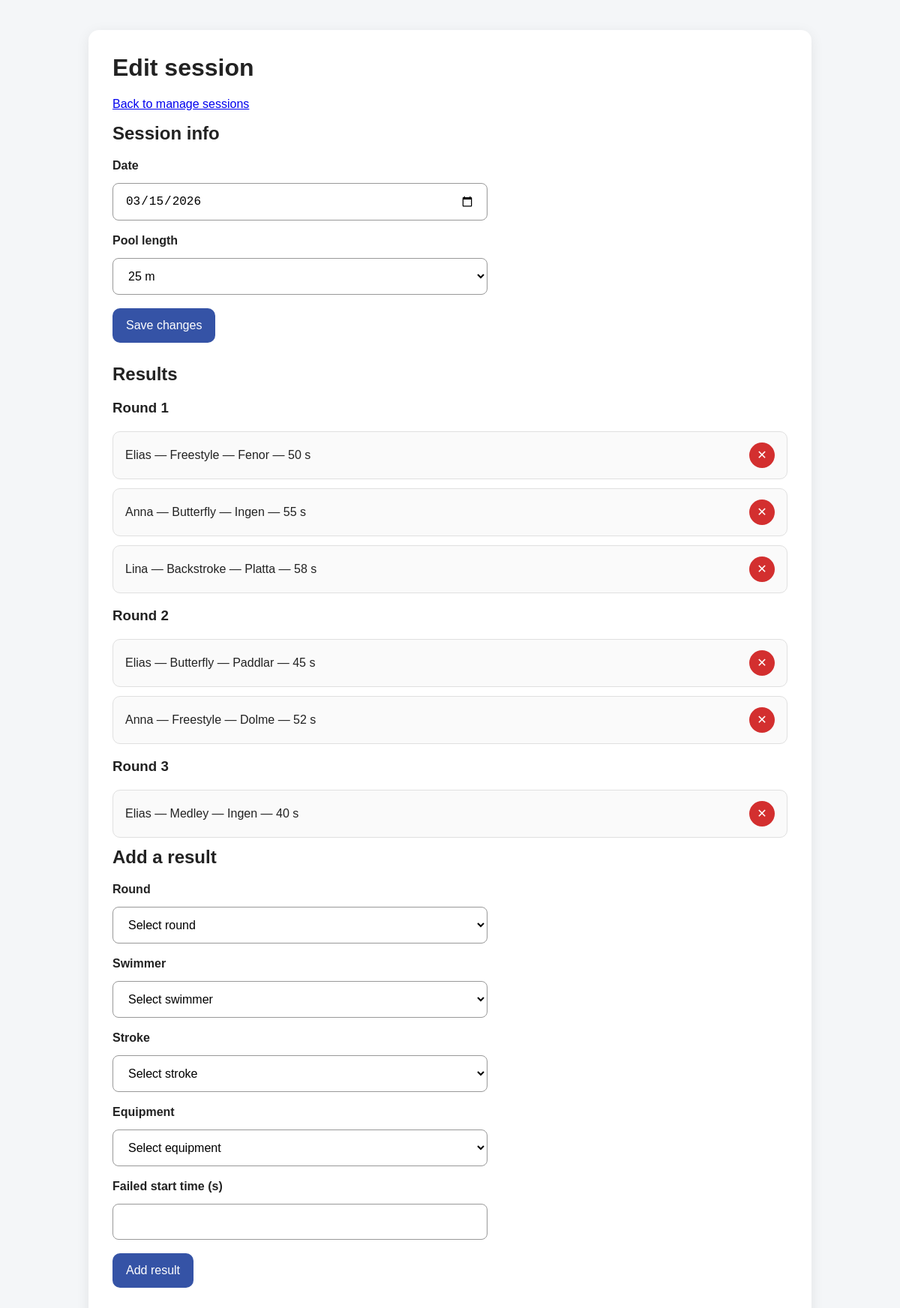
Page /manage-sessions/edit/1 (signed in) on the committed database.
### models.py (models this page shows, shortened)
class KlockanSession(db.Model):
    id = db.Column(db.Integer, primary_key=True)
    date = db.Column(db.String(20), nullable=False)
    pool_length = db.Column(db.String(20), nullable=False)
    max_rounds = db.Column(db.Integer, nullable=False)
    results = db.relationship("KlockanResult", backref="session", lazy=True, cascade="all, delete-orphan")

class KlockanResult(db.Model):
    id = db.Column(db.Integer, primary_key=True)
    session_id = db.Column(db.Integer, db.ForeignKey("klockan_session.id"), nullable=False)
    round_number = db.Column(db.Integer, nullable=False)
    swimmer_id = db.Column(db.Integer, db.ForeignKey("swimmer.id"), nullable=False)
    stroke = db.Column(db.String(50), nullable=False)
    equipment = db.Column(db.String(50), nullable=False)
    failed_start_time = db.Column(db.Integer, nullable=False)
    __table_args__ = (
        db.UniqueConstraint("session_id", "round_number", "swimmer_id", name="unique_swimmer_per_round"),
    )

class Swimmer(db.Model):
    id = db.Column(db.Integer, primary_key=True)
    name = db.Column(db.String(100), unique=True, nullable=False)
    is_active = db.Column(db.Boolean, nullable=False, default=True)
    results = db.relationship("KlockanResult", backref="swimmer", lazy=True)

### app.py (the view)
@app.route("/manage-sessions/edit/<int:session_id>")
@login_required
def edit_session(session_id):
    klockan_session = KlockanSession.query.get(session_id)
    if not klockan_session:
        return redirect(url_for("manage_sessions"))
    swimmers = Swimmer.query.order_by(Swimmer.name).all()
    message = session.pop("edit_session_message", "")
    error = session.pop("edit_session_error", "")
    results_by_round = {}
    for i in range(1, klockan_session.max_rounds + 1):
        results_by_round[i] = []
    for result in klockan_session.results:
        results_by_round[result.round_number].append(result)
    return render_template(
        "edit_session.html",
        klockan_session=klockan_session,
        results_by_round=results_by_round,
        swimmers=swimmers,
        strokes=STROKES,
        equipment_options=EQUIPMENT_OPTIONS,
        pool_lengths=POOL_LENGTHS,
        message=message,
        error=error
    )

### app.py (called while the page is built)
@login_manager.user_loader
def load_user(user_id):
    return User.query.get(int(user_id))

### templates/edit_session.html (shortened to what this page needs)
<!DOCTYPE html>
<html lang="en">
<head>
    <link rel="stylesheet" href="{{ url_for('static', filename='style.css') }}">
</head>
<body>
    <div class="container">
        <h1>Edit session</h1>
        <p><a href="{{ url_for('manage_sessions') }}">Back to manage sessions</a></p>
        <h2>Session info</h2>
        <form method="POST" action="{{ url_for('save_session_info', session_id=klockan_session.id) }}" class="simple-form">
            <div class="form-group">
                <label for="date">Date</label>
                <input type="date" id="date" name="date" value="{{ klockan_session.date }}" required>
            </div>
            <div class="form-group">
                <label for="pool_length">Pool length</label>
                <select id="pool_length" name="pool_length" required>
                    {% for length in pool_lengths %}
                        <option value="{{ length }}" {% if length == klockan_session.pool_length %}selected{% endif %}>
                            {{ length }}
                        </option>
                    {% endfor %}
                </select>
            </div>
            <div>
                <button type="submit">Save changes</button>
            </div>
        </form>
        <h2>Results</h2>
        {% for round_number, results in results_by_round.items() %}
            <h3>Round {{ round_number }}</h3>
            {% if results %}
                <ul class="name-list">
                    {% for result in results %}
                        <li class="name-list-item">
                            <span>
                                {{ result.swimmer.name }} —
                                {{ result.stroke }} —
                                {{ result.equipment }} —
                                {{ result.failed_start_time }} s
                            </span>
                            <form method="POST" action="{{ url_for('delete_session_result', session_id=klockan_session.id) }}" class="remove-form">
                                <button type="submit" class="remove-button">✕</button>
                            </form>
                        </li>
                    {% endfor %}
                </ul>
            {% else %}
                <p class="empty-round">No results for this round.</p>
            {% endif %}
        {% endfor %}
        <h2>Add a result</h2>
        <form method="POST" action="{{ url_for('add_session_result', session_id=klockan_session.id) }}" class="simple-form">
            <div class="form-group">
                <label for="round_number">Round</label>
                <select id="round_number" name="round_number" required>
                    <option value="">Select round</option>
                </select>
            </div>
            <div class="form-group">
                <label for="swimmer_id">Swimmer</label>
                <select id="swimmer_id" name="swimmer_id" required>
                    <option value="">Select swimmer</option>
                </select>
            </div>
            <div class="form-group">
                <label for="stroke">Stroke</label>
                <select id="stroke" name="stroke" required>
                    <option value="">Select stroke</option>
                </select>
            </div>
            <div class="form-group">
                <label for="equipment">Equipment</label>
                <select id="equipment" name="equipment" required>
                    <option value="">Select equipment</option>
                </select>
            </div>
            <div class="form-group">
                <label for="failed_start_time">Failed start time (s)</label>
                <input type="number" id="failed_start_time" name="failed_start_time" min="1" required>
            </div>
            <div>
                <button type="submit">Add result</button>
            </div>
        </form>
    </div>
</body>
</html>

### static/style.css (style rules this page uses)
body { font-family: Arial, sans-serif; background: #f4f6f8; color: #222; margin: 0; padding: 0; }
.container { max-width: 1000px; margin: 40px auto; background: white; padding: 30px; border-radius: 10px; box-shadow: 0 2px 10px rgba(0, 0, 0, 0.08); }
h1, h2 { margin-top: 0; }
.form-group { display: flex; flex-direction: column; }
label { margin-bottom: 6px; font-weight: bold; }
select, button { padding: 10px; font-size: 1rem; }
button { background: #0d47a1; color: white; border: none; border-radius: 6px; cursor: pointer; }
.simple-form { max-width: 500px; display: grid; gap: 15px; }
input, select, button { padding: 10px; font-size: 1rem; }
.name-list { list-style: none; padding: 0; margin: 20px 0; }
.name-list-item { display: flex; justify-content: space-between; align-items: center; padding: 10px 12px; border: 1px solid #ddd; border-radius: 6px; margin-bottom: 10px; background: #fafafa; }
.remove-form { margin: 0; }
.remove-button { background: #d32f2f; color: white; border: none; border-radius: 50%; width: 32px; height: 32px; cursor: pointer; font-size: 1rem; line-height: 1; padding: 0; }
.name-list-item span { flex: 1; }
.container { max-width: 900px; margin: 40px auto; background: white; padding: 32px; border-radius: 14px; box-shadow: 0 4px 18px rgba(0, 0, 0, 0.08); }
.simple-form { display: grid; gap: 18px; margin-bottom: 28px; }
.form-group { display: flex; flex-direction: column; gap: 8px; }
input, select { padding: 14px 16px; font-size: 1rem; border: 1px solid #999; border-radius: 8px; background: white; }
button { padding: 14px 18px; font-size: 1rem; border: none; border-radius: 10px; background: #3553a6; color: white; cursor: pointer; }
.name-list { list-style: none; padding: 0; margin: 20px 0 0 0; }
.name-list-item { display: flex; justify-content: space-between; align-items: center; gap: 16px; padding: 14px 16px; border: 1px solid #e0e0e0; border-radius: 10px; margin-bottom: 12px; background: #fafafa; }
.remove-button { background: #d32f2f; color: white; border: none; border-radius: 999px; width: 34px; height: 34px; padding: 0; font-size: 1rem; line-height: 1; }

### rows in the picture
KlockanSession: date "03/15/2026", pool_length "25 m"
KlockanResult: swimmer.name "Elias", stroke "Freestyle", equipment "Fenor", failed_start_time "50"
KlockanResult: swimmer.name "Anna", stroke "Butterfly", equipment "Ingen", failed_start_time "55"
KlockanResult: swimmer.name "Lina", stroke "Backstroke", equipment "Platta", failed_start_time "58"
KlockanResult: swimmer.name "Elias", stroke "Butterfly", equipment "Paddlar", failed_start_time "45"
KlockanResult: swimmer.name "Anna", stroke "Freestyle", equipment "Dolme", failed_start_time "52"
KlockanResult: swimmer.name "Elias", stroke "Medley", equipment "Ingen", failed_start_time "40"

### other values in the picture
{{ round_number }} "1" "2" "3"
